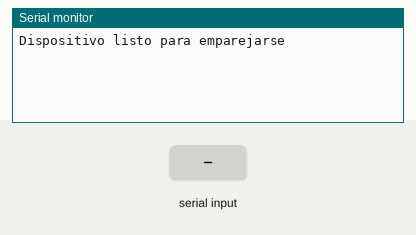
The sketch below on a simulated ESP32. Shown: the last lines printed to the serial monitor. The test bench sets the inputs (shaded band). Nothing arrives over Bluetooth unless stated.

Above: at 1.2 s.
1.3 s: "1" received over the second serial link
At 2.5 s:
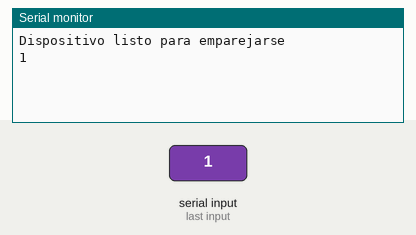
2.8 s: "0" received over the second serial link
At 3.6 s:
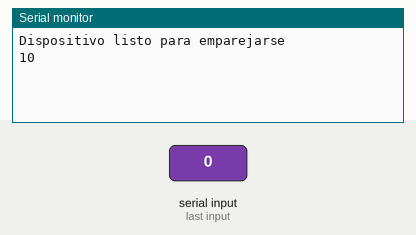

Measured:
- after the input at 1.3 s, the serial monitor: prints a new line at once (image 1)
- after the input at 2.8 s, the serial monitor: prints a new line at once (image 2)

The sketch:

29_bluetooth.ino
```cpp
#include <BluetoothSerial.h>

BluetoothSerial serialBT;  // variable que llamamos serialBT, de tipo BluetoothSerial

void setup() {
  Serial.begin(115200);
  serialBT.begin("BT_Miguel_Angel"); // iniciamos disp. bluetooth y dedamos un nombre
  Serial.println("Dispositivo listo para emparejarse");

}

void loop() {
  if(Serial.available()){
    serialBT.write(Serial.read());
  }
  if(serialBT.available()){
    Serial.write(serialBT.read());
  }


}
```
